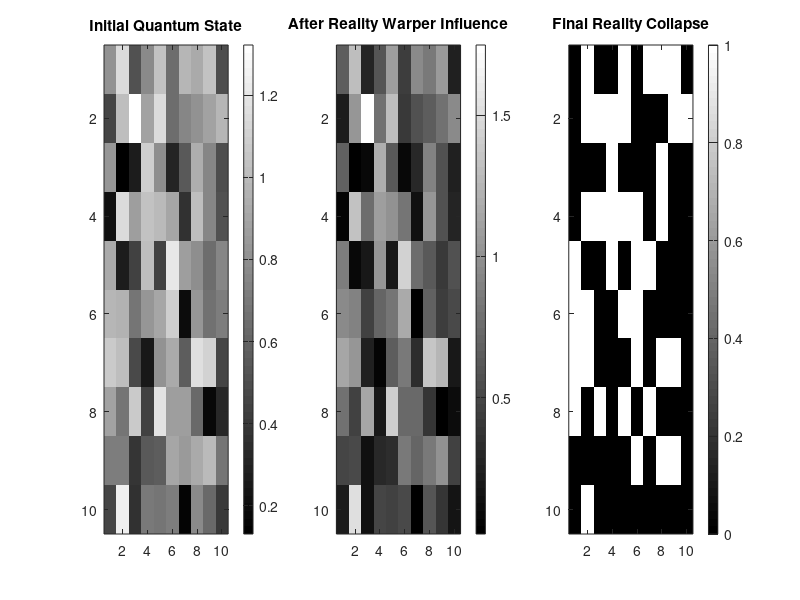

Write the MATLAB code that produced this figure.
clc; clear; close all;

% Grid Size
grid_size = 10;

% Step 1: Initialize Quantum Grid (Wavefunction Representation)
quantum_grid = rand(grid_size) + 1i * rand(grid_size); % Complex wavefunction

% Step 2: Apply Reality Warper Influence (Phase Shift)
warper_power = 0.5; % Strength of Reality Warper
phase_shift = exp(1i * warper_power * (2 * rand(grid_size) - 1)); % Phase perturbation
quantum_grid_warped = quantum_grid .* phase_shift; % Apply phase shift

% Step 3: Compute Probability Distribution (Born Rule)
probability_distribution = abs(quantum_grid_warped).^2;

% Step 4: Collapse Reality Based on Probability Percentile
collapse_threshold = prctile(probability_distribution(:), 60); % Top 40% collapse
collapsed_reality = probability_distribution > collapse_threshold;

% Visualization
figure;

subplot(1,3,1);
imagesc(abs(quantum_grid)); % Initial Quantum State
title('Initial Quantum State');
colorbar;

subplot(1,3,2);
imagesc(probability_distribution); % After Reality Warper Influence
title('After Reality Warper Influence');
colorbar;

subplot(1,3,3);
imagesc(collapsed_reality); % Final Reality Collapse
title('Final Reality Collapse');
colormap('gray');
colorbar;

% Display Numerical Data
disp('Probability Distribution:');
disp(probability_distribution);

disp('Final Collapsed Reality (Binary States):');
disp(collapsed_reality);
